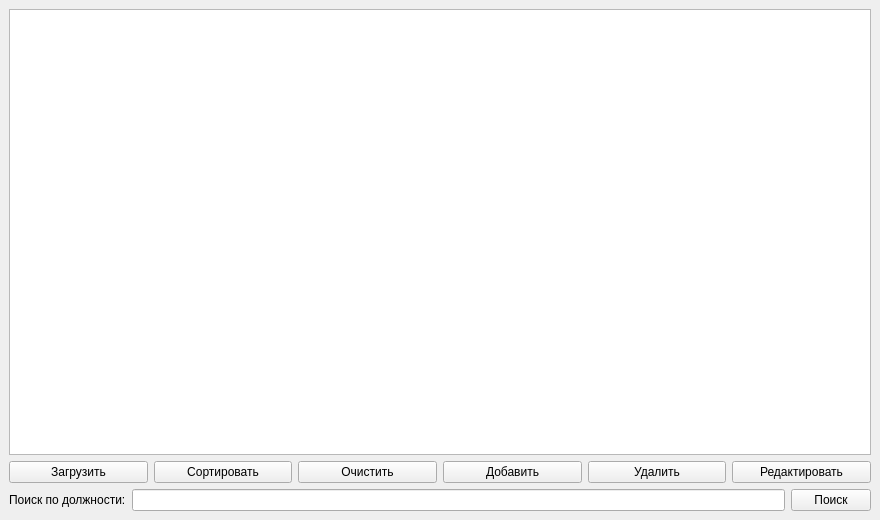
<?xml version="1.0" encoding="UTF-8"?>
<ui version="4.0">
 <class>MainWindow</class>
 <widget class="QMainWindow" name="MainWindow">
  <property name="geometry">
   <rect>
    <x>0</x>
    <y>0</y>
    <width>880</width>
    <height>520</height>
   </rect>
  </property>
  <property name="windowTitle">
   <string>Вакансии</string>
  </property>
  <widget class="QWidget" name="centralwidget">
   <layout class="QVBoxLayout" name="verticalLayout">
    <item>
     <widget class="QTableWidget" name="tableVacancies">
      <property name="geometry">
       <rect>
        <x>20</x>
        <y>20</y>
        <width>840</width>
        <height>220</height>
       </rect>
      </property>
     </widget>
    </item>
    <item>
     <layout class="QHBoxLayout" name="horizontalLayout">
      <item>
       <widget class="QPushButton" name="btnLoad">
        <property name="geometry">
         <rect>
          <x>20</x>
          <y>250</y>
          <width>120</width>
          <height>32</height>
         </rect>
        </property>
        <property name="text">
         <string>Загрузить</string>
        </property>
       </widget>
      </item>
      <item>
       <widget class="QPushButton" name="btnSort">
        <property name="geometry">
         <rect>
          <x>150</x>
          <y>250</y>
          <width>120</width>
          <height>32</height>
         </rect>
        </property>
        <property name="text">
         <string>Сортировать</string>
        </property>
       </widget>
      </item>
      <item>
       <widget class="QPushButton" name="btnClear">
        <property name="geometry">
         <rect>
          <x>280</x>
          <y>250</y>
          <width>120</width>
          <height>32</height>
         </rect>
        </property>
        <property name="text">
         <string>Очистить</string>
        </property>
       </widget>
      </item>
      <item>
       <widget class="QPushButton" name="btnAdd">
        <property name="geometry">
         <rect>
          <x>410</x>
          <y>250</y>
          <width>120</width>
          <height>32</height>
         </rect>
        </property>
        <property name="text">
         <string>Добавить</string>
        </property>
       </widget>
      </item>
      <item>
       <widget class="QPushButton" name="btnDelete">
        <property name="geometry">
         <rect>
          <x>540</x>
          <y>250</y>
          <width>120</width>
          <height>32</height>
         </rect>
        </property>
        <property name="text">
         <string>Удалить</string>
        </property>
       </widget>
      </item>
      <item>
       <widget class="QPushButton" name="btnEdit">
        <property name="geometry">
         <rect>
          <x>670</x>
          <y>250</y>
          <width>120</width>
          <height>32</height>
         </rect>
        </property>
        <property name="text">
         <string>Редактировать</string>
        </property>
       </widget>
      </item>
     </layout>
    </item>
    <item>
     <layout class="QHBoxLayout" name="searchLayout">
      <item>
       <widget class="QLabel" name="labelSearch">
        <property name="text">
         <string>Поиск по должности:</string>
        </property>
       </widget>
      </item>
      <item>
       <widget class="QLineEdit" name="lineEditSearch"/>
      </item>
      <item>
       <widget class="QPushButton" name="btnSearch">
        <property name="text">
         <string>Поиск</string>
        </property>
       </widget>
      </item>
     </layout>
    </item>
   </layout>
  </widget>
 </widget>
 <resources/>
 <connections/>
</ui>
